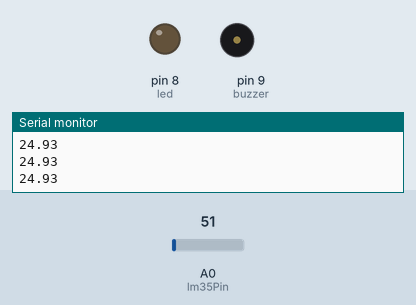
This sketch was run on a simulated Arduino Uno, built with avr-gcc and run on an emulated ATmega328P. On the bench: output pins drawn as LEDs (lit = HIGH), buzzer (waves = sounding, pin HIGH), the last lines printed to the serial monitor. Dashed ring = blinking. The test bench sets the inputs (shaded band); at power-on: A0 (lm35Pin) = 51.

Above: at 1.2 s.
1.3 s: A0 (lm35Pin) set to 112
2.8 s: A0 (lm35Pin) set to 130
At 3.01 s:
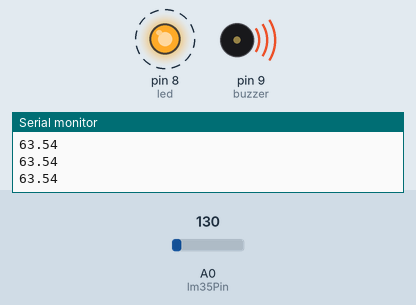
5.8 s: A0 (lm35Pin) set to 86
At 5.8 s:
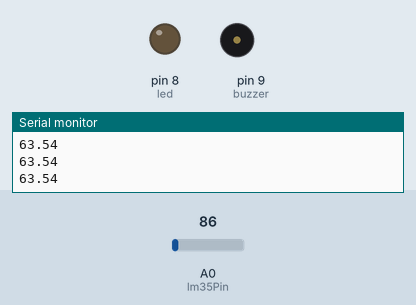
7.3 s: A0 (lm35Pin) set to 163
At 7.52 s:
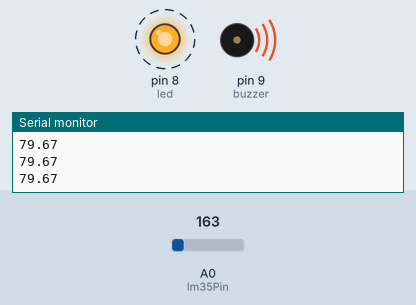
Timing chart, 0 to 11.3 s (numbered marks = the images above; inputs shaded):
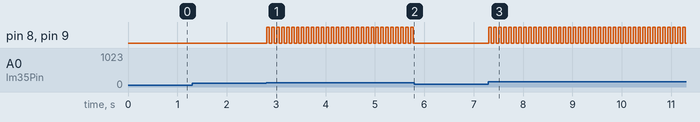

The sketch:

yangin-alarmi.ino
```cpp
int lm35Pin = A0;
int led = 8;
#define buzzer 9
int zaman = 50;
int okunan_deger = 0;
float sicaklik_gerilim = 0;
float sicaklik = 0;

void setup()
{

  pinMode(led,OUTPUT);
  pinMode(buzzer,OUTPUT);
  Serial.begin(9600);
}

void loop()
{
  okunan_deger = analogRead(lm35Pin);
  sicaklik_gerilim = (okunan_deger / 1023.0)*5000;
  sicaklik = sicaklik_gerilim /10.0;
  Serial.println(sicaklik);


  if(sicaklik >= 60){
    digitalWrite(led,HIGH);
    digitalWrite(buzzer,HIGH);
    delay(zaman);
    digitalWrite(led,LOW);
    digitalWrite(buzzer,LOW);
    delay(zaman);
  }
  else{

    digitalWrite(led,LOW);
    digitalWrite(buzzer,LOW);


  }
}
```

Measured:
- the behaviour switches between 122 and 123 on A0 (lm35Pin) (found by bisection; images 0 and 1)
- after the input at 2.8 s, pin 8 (led), pin 9 (buzzer): alternates HIGH for 0.05 s and LOW for 0.05 s, starting at once
- after the input at 5.8 s, pin 8 (led), pin 9 (buzzer): stops changing and stays LOW
- after the input at 7.3 s, pin 8 (led), pin 9 (buzzer): alternates HIGH for 0.05 s and LOW for 0.05 s, starting at once
